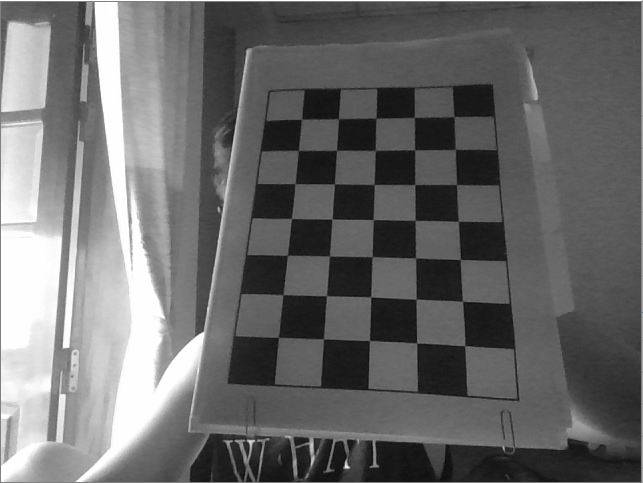
#> input picture calib/calib7.png, 643 x 483 px
$ python calibration.py
#> lines starting #> are read from the running program, lines starting #| are printed output that depends on the picture; after the words box and inside, x2 and y2 are one past the last pixel; in counts of white or black regions, pixels touching at a corner belong together
import numpy as np
import cv2
import glob
from tempfile import TemporaryFile

# termination criteria
criteria = (cv2.TERM_CRITERIA_EPS + cv2.TERM_CRITERIA_MAX_ITER, 30, 0.001)

# prepare object points, like (0,0,0), (1,0,0), (2,0,0) ....,(6,5,0)
objp = np.zeros((5*7,3), np.float32)  #Số ô cờ
objp[:,:2] = np.mgrid[0:7,0:5].T.reshape(-1,2)

# Arrays to store object points and image points from all the images.
objpoints = [] # 3d point in real world space
imgpoints = [] # 2d points in image plane.

images = glob.glob('C:/Users/GIA_LONG/Downloads/WPy64-3770/scripts/ball-tracking/ball-tracking/calib/calib[1-8].png')

for fname in images:
    img = cv2.imread(fname)
#> img is the input picture: shape (483, 643, 3); mean B, G, R 106.7, 106.7, 106.7
    gray = cv2.cvtColor(img,cv2.COLOR_BGR2GRAY)

    # Find the chess board corners
    ret, corners = cv2.findChessboardCorners(gray, (7,5),None)
#> ret = True; corners = 35 rows, first 8: [452, 118], [455.8, 148.8], [454, 186], [458.1, 221.1], [460.2, 258.9], [462.4, 301.2], [464.6, 345.7], [414, 117.5]

    # If found, add object points, image points (after refining them)
    if ret == True:
        objpoints.append(objp)

        corners2 = cv2.cornerSubPix(gray,corners,(21,21),(-1,-1),criteria)
#> corners2 = 35 rows, first 8: [454, 116.7], [455.3, 149.5], [456.6, 184.5], [458.3, 221.3], [460.4, 259.5], [462.5, 301.2], [464.8, 345.7], [414.5, 117.4]
        imgpoints.append(corners2)

        # Draw and display the corners
        img = cv2.drawChessboardCorners(img, (7,5), corners2,ret)
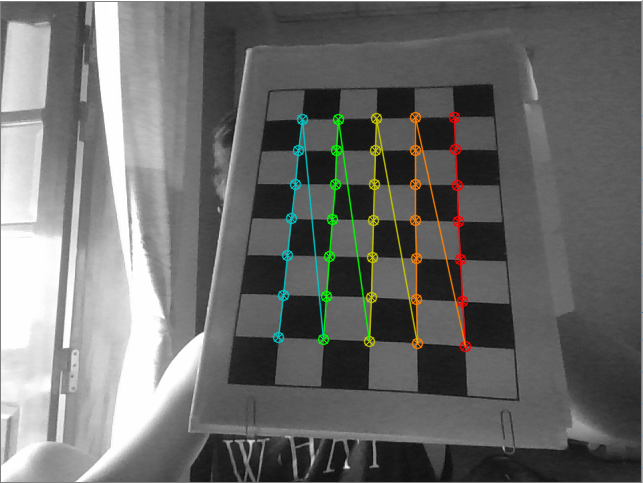
#> img: shape (483, 643, 3); 2.86% of pixels changed, all inside (x1, y1, x2, y2) = (272, 111, 472, 353)
        cv2.imshow('img',img)
        cv2.waitKey(500)

cv2.destroyAllWindows()

ret, mtx, dist, rvecs, tvecs = cv2.calibrateCamera(objpoints, imgpoints, gray.shape[::-1],None,None)
#> ret = 0.398; mtx = [[291, 0, 357.6], [0, 265.3, 223.2], [0, 0, 1]]; dist = [[0.159, -0.541, -0.0151, -0.0044, 0.81]]; rvecs = ([-0.143, 0.265, 1.59],); tvecs = ([2.48, -2.96, 7.66],)

#Lưu dữ liệu

np.savez('outfile.npz', ret=ret, mtx=mtx, dist=dist, rvecs=rvecs, tvecs=tvecs)
#_ = outfile.seek(0) # Only needed here to simulate closing & reopening file

#np.savetxt('test.out', ret, mtx, dist, rvecs, tvecs, delimiter=',')
#Xem dữ liệu
# >>>
# >>> npzfile = np.load(outfile)
# >>> npzfile.files
#['arr_0', 'arr_1']
# >>> npzfile['arr_0']
#array([0, 1, 2, 3, 4, 5, 6, 7, 8, 9])

img = cv2.imread('calib7.png')
h,  w = img.shape[:2]
#> h = 483; w = 643
newcameramtx, roi=cv2.getOptimalNewCameraMatrix(mtx,dist,(w,h),1,(w,h))
#> newcameramtx = [[505.5, 0, 236.2], [0, 308.9, 234], [0, 0, 1]]; roi = (173, 201, 172, 65)

# undistort
dst = cv2.undistort(img, mtx, dist, None, newcameramtx)
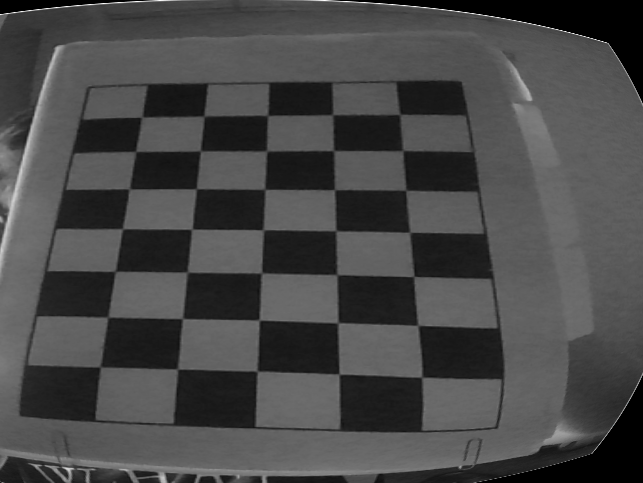
#> dst: shape (483, 643, 3); mean B, G, R 71.9, 71.9, 71.9

# crop the image
x,y,w,h = roi
#> x = 173; y = 201; w = 172; h = 65
dst = dst[y:y+h, x:x+w]
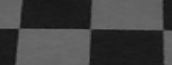
#> dst: shape (65, 172, 3); min 18, max 113, mean 64.9
#cv2.imwrite('calibresult.png',dst)
cv2.imshow('img',img)
cv2.imshow('img_cal',dst)

$ run again, on calib/calib1.png
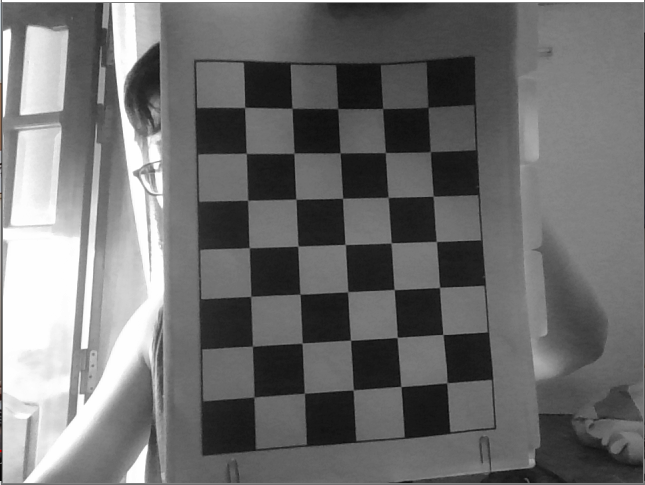
#> input picture calib/calib1.png, 645 x 485 px
#> img is the input picture: shape (485, 645, 3); mean B, G, R 111.1, 111.1, 111.1
#> ret = True; corners = 35 rows, first 8: [428.1, 107.3], [430.1, 151.3], [433, 196.4], [436.2, 241.6], [439.4, 287.2], [442.8, 334.4], [446.4, 382.7], [382.6, 108.4]
#> corners2 = 35 rows, first 8: [427.9, 107.3], [430.1, 151.8], [433.3, 196.2], [436.3, 241.5], [439.5, 287.4], [442.9, 334.6], [447.1, 382.7], [382.5, 108.6]
#> img: shape (485, 645, 3); 3.33% of pixels changed, all inside (x1, y1, x2, y2) = (239, 101, 454, 404)
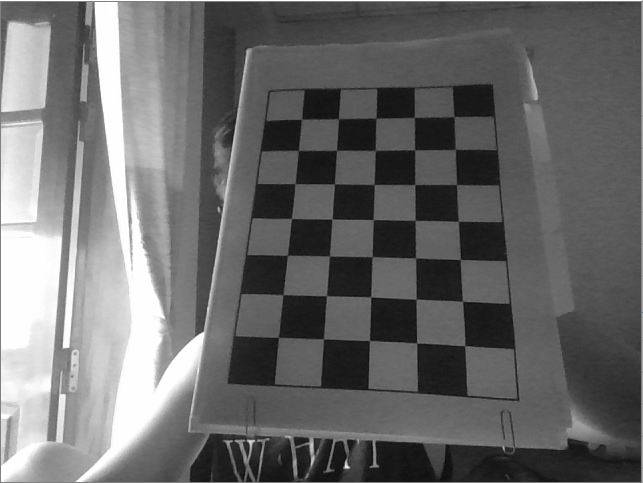
#> input picture calib/calib7.png, 643 x 483 px
#> img is the input picture: shape (483, 643, 3); mean B, G, R 106.7, 106.7, 106.7
#> `dst = dst[y:y+h, x:x+w]`:
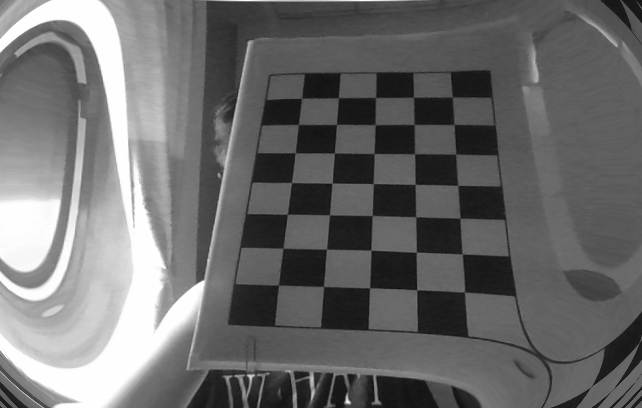
#> dst: shape (408, 642, 3); min 13, max 255, mean 107.8

$ run again, on calib/calib2.png
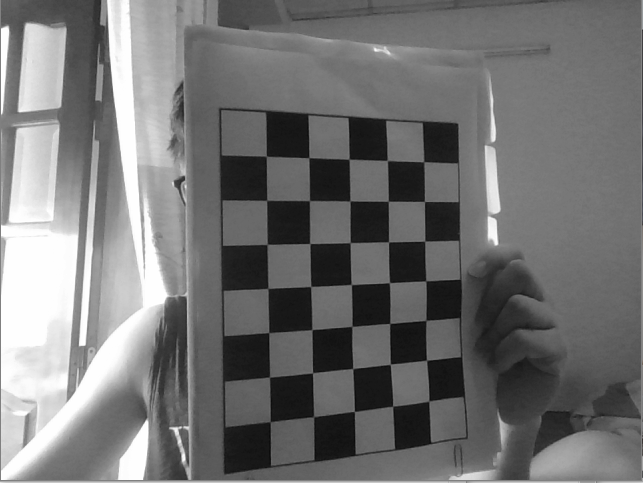
#> input picture calib/calib2.png, 643 x 483 px
#> img is the input picture: shape (483, 643, 3); mean B, G, R 114.9, 114.9, 114.9
#> ret = True; corners = 35 rows, first 8: [275.9, 420.9], [269.4, 377.2], [268.5, 332.4], [267.7, 288.3], [267.5, 244.4], [266.7, 200.4], [266.1, 155.8], [313.6, 416.6]
#> corners2 = 35 rows, first 8: [270.2, 421.7], [269.6, 377.1], [268.7, 332.6], [267.9, 288.5], [267.2, 244.4], [266.7, 200.4], [266.3, 156.3], [313.7, 416.6]
#> img: shape (483, 643, 3); 3.07% of pixels changed, all inside (x1, y1, x2, y2) = (260, 150, 436, 429)
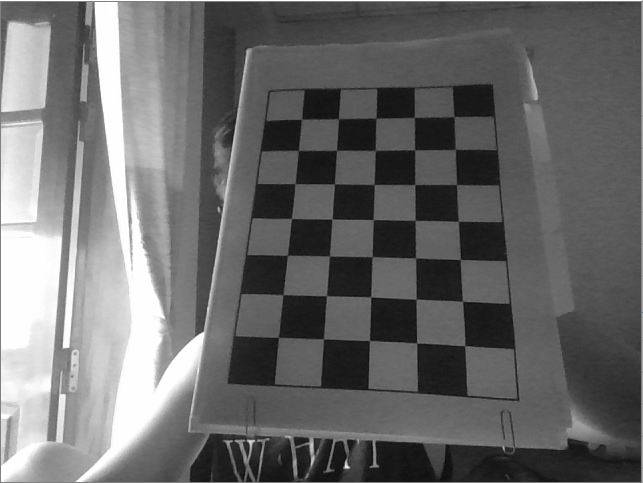
#> input picture calib/calib7.png, 643 x 483 px
#> img is the input picture: shape (483, 643, 3); mean B, G, R 106.7, 106.7, 106.7
#> `dst = dst[y:y+h, x:x+w]`:
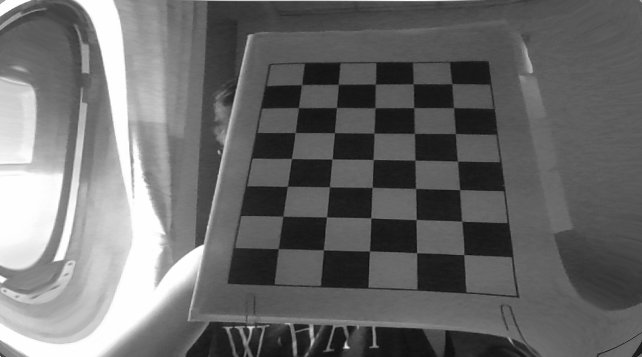
#> dst: shape (357, 642, 3); min 12, max 255, mean 106.9
